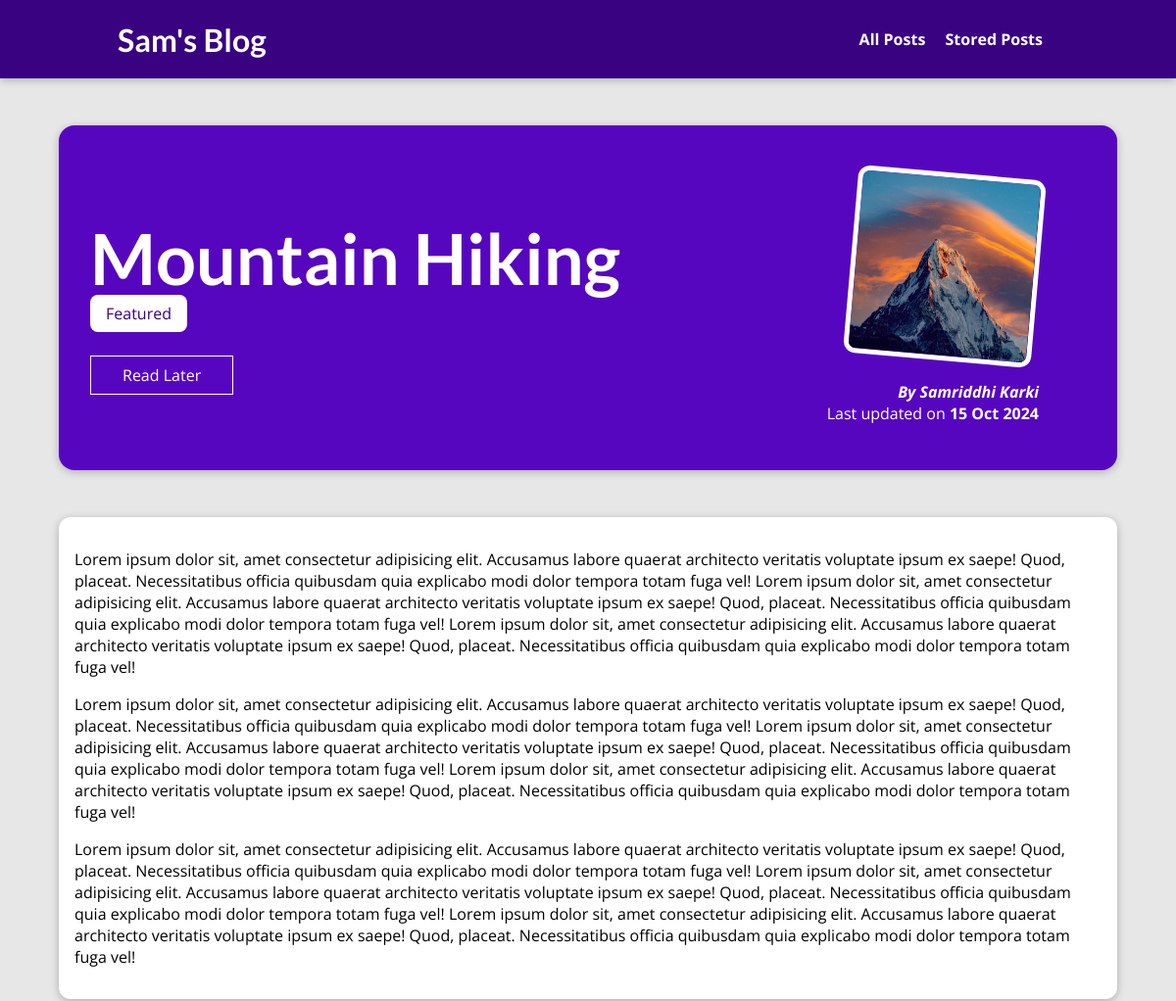
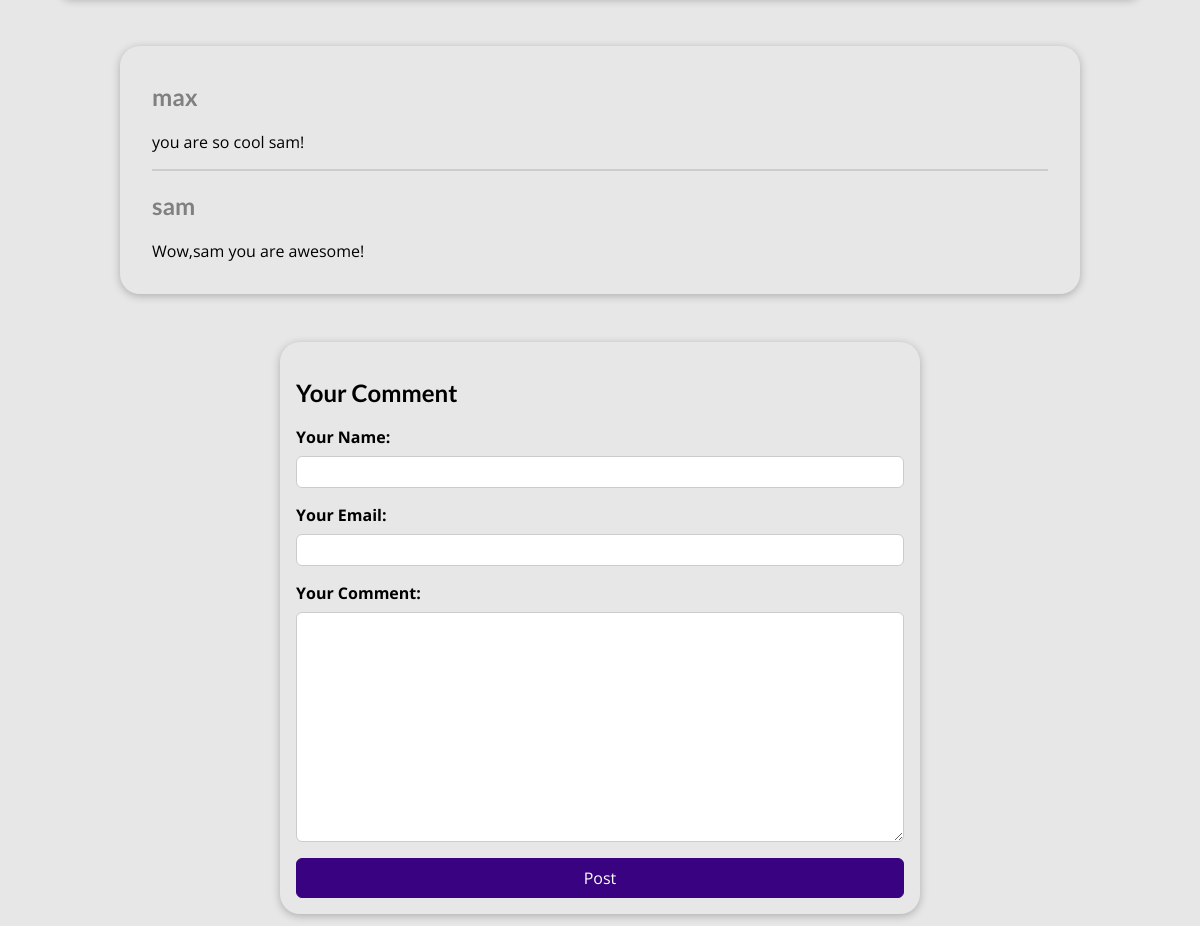
The app's page /posts/mountain-hiking with its own data (2 pictures, top to bottom).
### blog/models.py (models this page shows, shortened)
class Post(models.Model):
    title = models.CharField(max_length=100)
    excerpt = models.CharField(max_length=200)
    image = models.ImageField(upload_to="posts",null=True)
    date = models.DateField(auto_now=True)
    slug = models.SlugField(default="",null=False,unique=True,db_index=True)
    content = models.TextField(validators=[MinLengthValidator(10)])
    author = models.ForeignKey(Author,null=True,on_delete=models.SET_NULL,related_name="posts")
    tag = models.ManyToManyField(Tag)

class Tag(models.Model):
    caption = models.CharField(max_length=30)

class Author(models.Model):
    first_name = models.CharField(max_length=100)
    last_name = models.CharField(max_length=100)
    email = models.EmailField()
    def __str__(self):
        return f"{self.first_name} {self.last_name}"

class Comment(models.Model):
    user_name = models.CharField(max_length=100)
    user_email = models.EmailField()
    text=models.TextField(max_length=400)
    post = models.ForeignKey(Post,on_delete=models.CASCADE,related_name="comments",null=True)

### blog/views.py (the view, shortened to what this page needs)
# urls.py: path("posts/<slug:slug>", views.PostDetailView.as_view(), name="post-detail-page"),
class PostDetailView(View):
    def get(self,request,slug):
        post = Post.objects.get(slug=slug)
        stored_posts = request.session.get("stored_posts")
        if stored_posts is not None:
            is_saved_for_later = post.id in stored_posts
        else:
            is_saved_for_later = False
        context = {
            "post":post,
            "post_tags":post.tag.all(),
            "comment_form":CommentForm(),
            "comments":post.comments.all().order_by("-id"),
            "saved_for_later":is_saved_for_later
        }
        return render(request,"blog/post-detail.html",context)

### blog/forms.py
class CommentForm(forms.ModelForm):
    class Meta:
        model = Comment
        exclude = ["post"]
        labels = {
            "user_name":"Your Name",
            "user_email":"Your Email",
            "text":"Your Comment"
        }

### blog/templates/blog/post-detail.html (shortened to what this page needs)
{% extends "base.html" %}
{% load static %}
{% block css_files %}
<link rel ="stylesheet" href="{% static "blog/post-detail.css" %}"/>
{% endblock css_files %}
{% block content %}
<section id="summary">
    <h2> {{post.title}} </h2>
    <div>
        {% for tag in post_tags %}
        <span class="tag">{{tag.caption}}</span>
        {% endfor %}
    </div>
    <div id="read-later">
        <form action="{% url "read-later" %} " method="POST">
        <button>
            {% if saved_for_later %}Remove from Read Later
            {% else %} Read Later{% endif %}
            </button>
        </form>
    </div>
    <article>
        <img src= "{{ post.image.url }}" alt="{{post.title}}"/>
        <address>By <a href="mailto:{{post.author.email}}">{{post.author}}</a></address>
        <div>
            Last updated on <time>{{post.date| date:"d M Y" }}</time>
        </div>
    </article>
</section>
<main>
    <p>
        {{post.content }}
    </p>
    <p>
        {{post.content}}
    </p>
    <p>
        {{post.content}}
    </p>
</main>
<section id="comments">
    <ul>
        {% for comment in comments %}
        <li>
            <h2>{{comment.user_name}}</h2>
            <p>{{comment.text|linebreaks}}</p>
        </li>
        {% endfor %}
    </ul>
</section>
<section id="comment-form">
    <h2>Your Comment</h2>
    <form  action="{% url "post-detail-page" post.slug%}" method="POST">
        {% for form_field in comment_form %}
        <div class="form-control {% if form_field.errors %}invalid{% endif %}">
            {{ form_field.label_tag}}
            {{form_field}}
        </div>
        {% endfor %}
        <button> Post </button>
    </form>
</section>
{% endblock content %}

### templates/base.html (shortened to what this page needs)
{% load static %}
<!DOCTYPE html>
<html lang="en">
  <head>
    <link rel="stylesheet" href="{% static "app.css" %}">
    {% block css_files %}{% endblock css_files %}
  </head>
  <body>
    <header id="main-navigation">
      <h1> <a href ="{% url "starting-page" %}">Sam's Blog</a></h1>
      <nav>
          <a href =" {% url "posts-page" %} ">All Posts</a>
          <a href =" {% url "read-later" %} ">Stored Posts</a>
      </nav>
  </header>
    {% block content %}
    {% endblock content %}
  </body>
</html>

### static/app.css (style rules this page uses)
* { box-sizing: border-box; }
html { font-family: 'Open Sans', 'Lato', sans-serif; }
body { margin: 0; }
h1, h2, h3 { font-family: 'Lato', sans-serif; font-weight: bold; }
#main-navigation { width: 100%; height: 5rem; display: flex; justify-content: space-between; align-items: center; padding: 0 10%; position: absolute; top: 0; left: 0; }
#main-navigation a { text-decoration: none; color: white; font-weight: bold; margin-right: 1rem; }

### blog/static/blog/post-detail.css (style rules this page uses)
body { background-color: #e7e7e7; }
#main-navigation { background-color: #390281; box-shadow: 0 2px 8px rgba(0, 0, 0, 0.25); }
#summary { margin: 8rem auto 3rem auto; padding: 2rem; width: 90%; max-width: 90rem; border-radius: 16px; background-color: #5706c0; position: relative; box-shadow: 0 2px 8px rgba(0, 0, 0, 0.25); height: 22rem; }
#summary h2 { color: white; font-size: 4.5rem; margin-bottom: 0.2rem; }
#summary article { position: absolute; top: 2rem; right: 3rem; padding: 1rem 2rem; border-radius: 12px; text-align: right; color: white; }
#summary article img { width: 12rem; height: 12rem; border-radius: 12px; transform: rotateZ(5deg); border: 5px solid white; margin-bottom: 1rem; }
#summary a { color: white; text-decoration: none; }
#summary address { font-weight: bold; }
#summary time { font-weight: bold; }
main { width: 90%; max-width: 90rem; margin: 3rem auto; background-color: white; padding: 1rem; border-radius: 12px; box-shadow: 0 2px 8px rgba(0, 0, 0, 0.25); }
.tag { background-color: white; color: #390281; padding: 0.5rem 1rem; border-radius: 8px; }
.form-control { margin-bottom: 1rem; }
.form-control label { font-weight: bold; margin-bottom: 0.5rem; display: block; }
.form-control input, .form-control textarea { display: block; width: 100%; font:inherit; padding: 0.25rem; border-radius: 6px; border: 1px solid #ccc; }
#comment-form { width: 90%; max-width: 40rem; margin:3rem auto; border-radius: 20px; box-shadow: 0 2px 8px rgba(0, 0, 0, 0.25); padding:1rem; }
#comment-form button { font: inherit; background-color: #390281; color:white; padding:0.5rem 1rem; border-radius: 6px; border:1px solid #390281; width: 100%; cursor: pointer; }
#comments { width: 90%; max-width: 60rem; margin:3rem auto; border-radius: 20px; box-shadow: 0 2px 8px rgba(0, 0, 0, 0.25); padding:1rem 2rem; }
#comments ul { list-style:none; padding:0; margin:0; }
#comments li { margin-bottom: 1rem; border-bottom: 2px solid #ccc; }
#comments li:last-of-type { border-bottom: none; }
#comments h2 { color:grey; }
#read-later { margin: 2rem 0; }
#read-later button { background-color: transparent; border: 1px solid white; padding:0.5rem 2rem; font: inherit; color:white; cursor:pointer; }

### records on screen
Post: title "Mountain Hiking", image (picture), author "Samriddhi Karki", date "15 Oct 2024", content "Lorem ipsum dolor sit, amet consectetur adipisicing elit. Accusamus labore quaerat architecto veritatis voluptate ipsum ex saepe! Quod, placeat. Necessitatibus officia quibusdam quia explicabo modi dolor tempora totam fuga vel! Lorem ipsum dolor sit, amet consectetur adipisicing elit. Accusamus labore quaerat architecto veritatis voluptate ipsum ex saepe! Quod, placeat. Necessitatibus officia quibusdam quia explicabo modi dolor tempora totam fuga vel! Lorem ipsum dolor sit, amet consectetur adipisicing elit. Accusamus labore quaerat architecto veritatis voluptate ipsum ex saepe! Quod, placeat. Necessitatibus officia quibusdam quia explicabo modi dolor tempora totam fuga vel!"
Tag: caption "Featured"
Comment: user_name "max", text "you are so cool sam!"
Comment: user_name "sam", text "Wow,sam you are awesome!"
